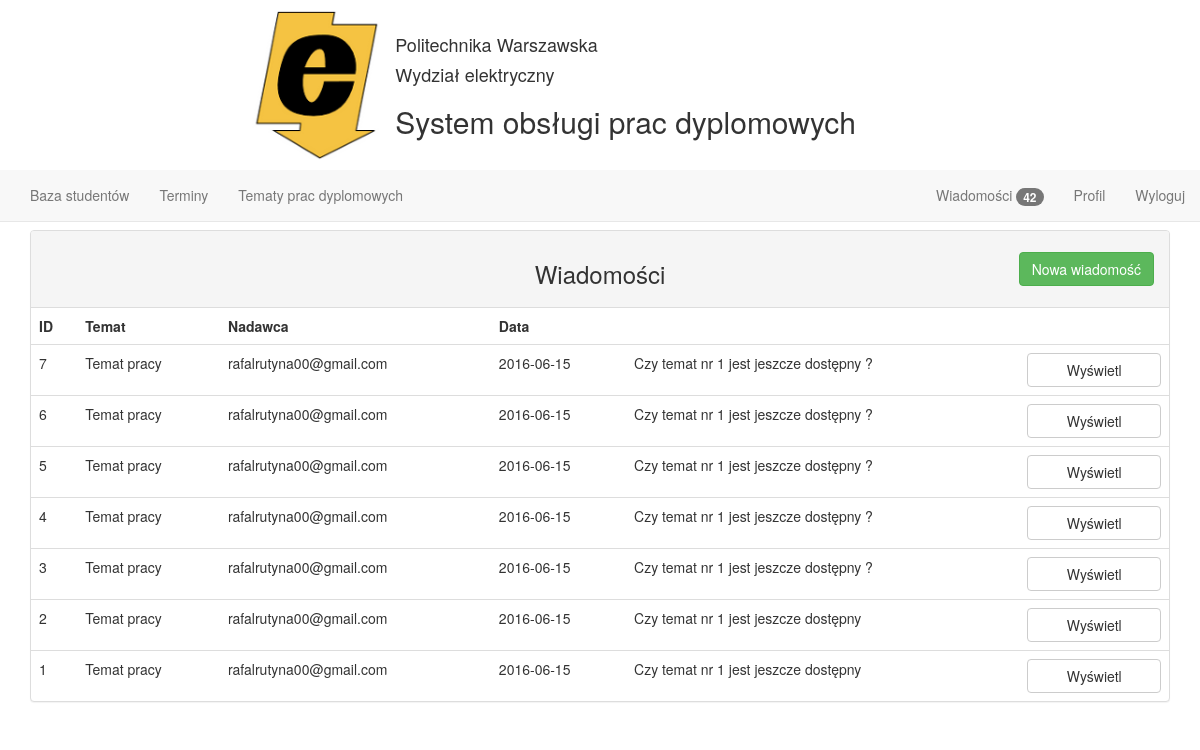
Page /message_lecturer on the earlier database version.
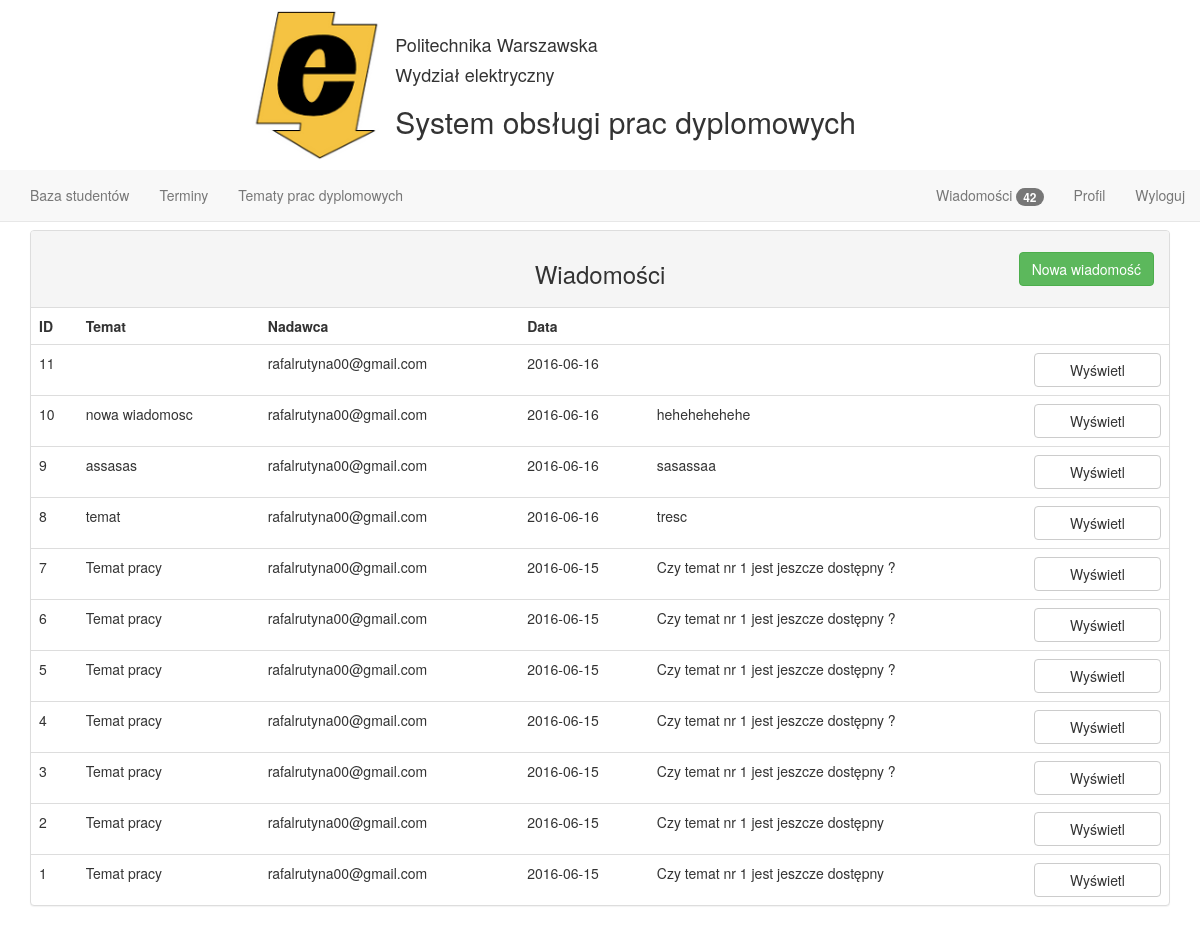
Same page on the later database version.
### tables this page shows
CREATE TABLE wiadomosc(
  id_wiadomosci INTEGER PRIMARY KEY AUTOINCREMENT,
  id_wykladowca INTEGER,
  id_student INTEGER,
  tekst TEXT NOT NULL,
  data TEXT NOT NULL,
  temat TEXT NOT NULL,
  czy_przeczytane INTEGER,
  FOREIGN KEY (id_wykladowca) REFERENCES wykladowca(id_wykladowcy),
  FOREIGN KEY (id_student) REFERENCES student(id_studenta)
);

CREATE TABLE student(
  id_studenta INTEGER PRIMARY KEY AUTOINCREMENT,
  id_temat INTEGER,
  email TEXT NOT NULL,
  nazwisko TEXT NOT NULL,
  imie TEXT NOT NULL,
  haslo TEXT NOT NULL,
  FOREIGN KEY (id_temat) REFERENCES temat_pracy(id_tematu)
);

### main.py (the view)
@app.route('/message_lecturer')
def message_lecturer():
    cur = g.db.execute('SELECT wiadomosc.id_wiadomosci, wiadomosc.temat, student.email, wiadomosc.data, wiadomosc.tekst FROM wiadomosc inner JOIN student on wiadomosc.id_student = student.id_studenta ORDER BY id_wiadomosci DESC;')
    messages = [dict(id=row[0], temat=row[1], nadawca=row[2], data=row[3], tekst=row[4]) for row in cur.fetchall()]
    return render_template('lecturer_message.html', messages=messages)

### main.py (called while the page is built)
def connect_db():
    return sqlite3.connect(app.config['DATABASE'])

@app.before_request
def before_request():
    g.db = connect_db()

@app.teardown_request
def teardown_request(exception):
    db = getattr(g, 'db', None)
    if db is not None:
        db.close()

### templates/lecturer_message.html (shortened to what this page needs)
{% extends "lecturer_layout.html" %} {% block main %}
    <div class="panel panel-default">
        <div class="panel-heading text-center"><h3>Wiadomości</h3>
            <form id="new-message" action="new_message_lecturer">
                <button class="btn btn-success pull-right">Nowa wiadomość</button>
            </form>
        </div>
        <table class="table">
            <thead>
            <tr>
                <td>ID</td>
                <td>Temat</td>
                <td>Nadawca</td>
                <td>Data</td>
            </tr>
            </thead>
            <tbody>
            {% for message in messages %}
                <tr>
                    <form action="show_message" method="post">
                        <td>{{ message.id }}</td>
                        <td>{{ message.temat }}</td>
                        <td>{{ message.nadawca }}</td>
                        <td>{{ message.data }}</td>
                        <td>{{ message.tekst }}</td>
                        <td>
                            <button class="btn btn-block btn-default">Wyświetl</button>
                        </td>
                    </form>
                </tr>
            {% endfor %}
            </tbody>
        </table>
    </div>
{% endblock %}

### templates/lecturer_layout.html (shortened to what this page needs)
{% extends "main_layout.html" %} {% block body %}
    <nav class="navbar navbar-default navbar-fixed-top top-margin-170">
        <div class="container-fluid">
            <div class="collapse navbar-collapse" id="navbar-lecturer">
                <ul class="nav navbar-nav">
                    <li><a href="{{ url_for('database') }}">Baza studentów</a></li>
                    <li><a href="{{ url_for('terms') }}">Terminy</a></li>
                    <li><a href="{{ url_for('subjects') }}">Tematy prac dyplomowych</a></li>
                </ul>
                <ul class="nav navbar-nav navbar-right">
                    <li><a href="{{ url_for('message_lecturer') }}">Wiadomości <span class="badge">42</span></a></li>
                    <li><a href="{{ url_for('profile_lecturer') }}">Profil</a></li>
                    <li><a href="{{ url_for('signout') }}">Wyloguj</a></li>
                </ul>
            </div>
        </div>
    </nav>
    <div class="container-fluid">
        {% block main %}
        {% endblock %}
    </div>
{% endblock %}

### templates/main_layout.html (shortened to what this page needs)
<!DOCTYPE html>
<html lang="en">
<head>
    <link rel=stylesheet type=text/css
          href="{{ url_for('static', filename='bootstrap/css/bootstrap.min.css') }}">
    <link rel=stylesheet type=text/css
          href="{{ url_for('static', filename='style.css') }}">
</head>
<body>
<nav class="navbar-fixed-top">
    <div class="container-fluid header">
        <div class="header-content">
            <img id="logo" src="{{ url_for('static', filename='images/logo.png') }}"/>
            <div class="header-titles">
                <h4>Politechnika Warszawska</h4>
                <h4>Wydział elektryczny</h4>
                <h2>System obsługi prac dyplomowych</h2>
            </div>
        </div>
    </div>
</nav>
<div class="container-fluid">
    {% block body %}{% endblock %}
</div>
</body>
</html>

### static/style.css (style rules this page uses)
body { padding-top: 230px; }
.header { border-bottom: 1px solid #ddd; background: #fff; }
.header-content { width: 700px; margin: auto; }
.header-content #logo { margin: 10px 0; height: 150px; }
.header-content .header-titles { padding: 15px; height: 150px; margin: 10px 0; float: left; }
#logo { margin: 10px; float: left; }
.top-margin-170 { margin-top: 170px; }
.table thead tr { font-weight: bold; }
#new-message .btn { margin-top: -45px; }

Differences in the rows shown:
added wiadomosc: id "11", nadawca "rafalrutyna00@gmail.com", data "2016-06-16"
added wiadomosc: id "10", temat "nowa wiadomosc", nadawca "rafalrutyna00@gmail.com", data "2016-06-16", tekst "hehehehehehe"
added wiadomosc: id "9", temat "assasas", nadawca "rafalrutyna00@gmail.com", data "2016-06-16", tekst "sasassaa"
added wiadomosc: id "8", temat "temat", nadawca "rafalrutyna00@gmail.com", data "2016-06-16", tekst "tresc"
